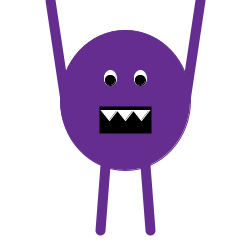
Frame 1 (no input)
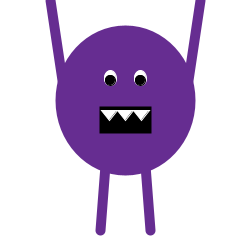
Frame 60 (the mouse pressed at the canvas centre just before this capture)
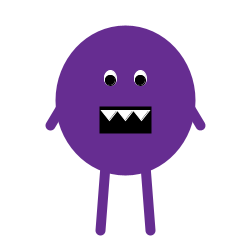
Frame 120 (the mouse held since frame 60 and released just before this capture)

The Processing sketch that drew these frames (run headless with seeded random() and noise(); from frame 60 on, the mouse is pressed at the canvas centre):

// Processing sketch: processing_23936
// ── processing_23936.pde

void setup() {
  size(250,250);
  background(255);
}

void draw() {
  background(255);
  smooth();
  fill(102,45,145);
  stroke(102,45,145);
  ellipse(125,100,130,140);
  fill(0);
  stroke(0);
  strokeWeight(2);
  rectMode(CENTER);
  rect(125,120,50,25);
  fill(255);
  stroke(255);
  strokeWeight(1);
  triangle(101,110,117,110,109,120);
  triangle(117,110,133,110,125,120);
  triangle(133,110,149,110,141,120);
  fill(255);
  stroke(255);
  ellipse(110,78,12,15);
  ellipse(140,78,12,15);
  fill(0);
  stroke(0);
  ellipse(110,80,10,10);
  ellipse(140,80,10,10);
  stroke(102,45,145);
  strokeWeight(10);
  line(105,165,100,230);
  line(145,165,150,230);
  line(65,100,50,mouseY);
  line(185,100,200,mouseY);
}

/*void mousePressed() {
  background(255);
  smooth();
  fill(102,45,145);
  stroke(102,45,145);
  ellipse(125,100,130,140);
  fill(0);
  stroke(0);
  strokeWeight(2);
  rectMode(CENTER);
  rect(125,120,50,25);
  fill(255);
  stroke(255);
  strokeWeight(1);
  triangle(101,110,117,110,109,120);
  triangle(117,110,133,110,125,120);
  triangle(133,110,149,110,141,120);
  fill(255);
  stroke(255);
  ellipse(110,78,12,15);
  ellipse(140,78,12,15);
  fill(0);
  stroke(0);
  ellipse(110,80,10,10);
  ellipse(140,80,10,10);
  stroke(102,45,145);
  strokeWeight(10);
  line(105,165,50,205);
  line(145,165,200,205);
  line(65,100,50,100);
  line(185,100,200,100);
}*/
  
